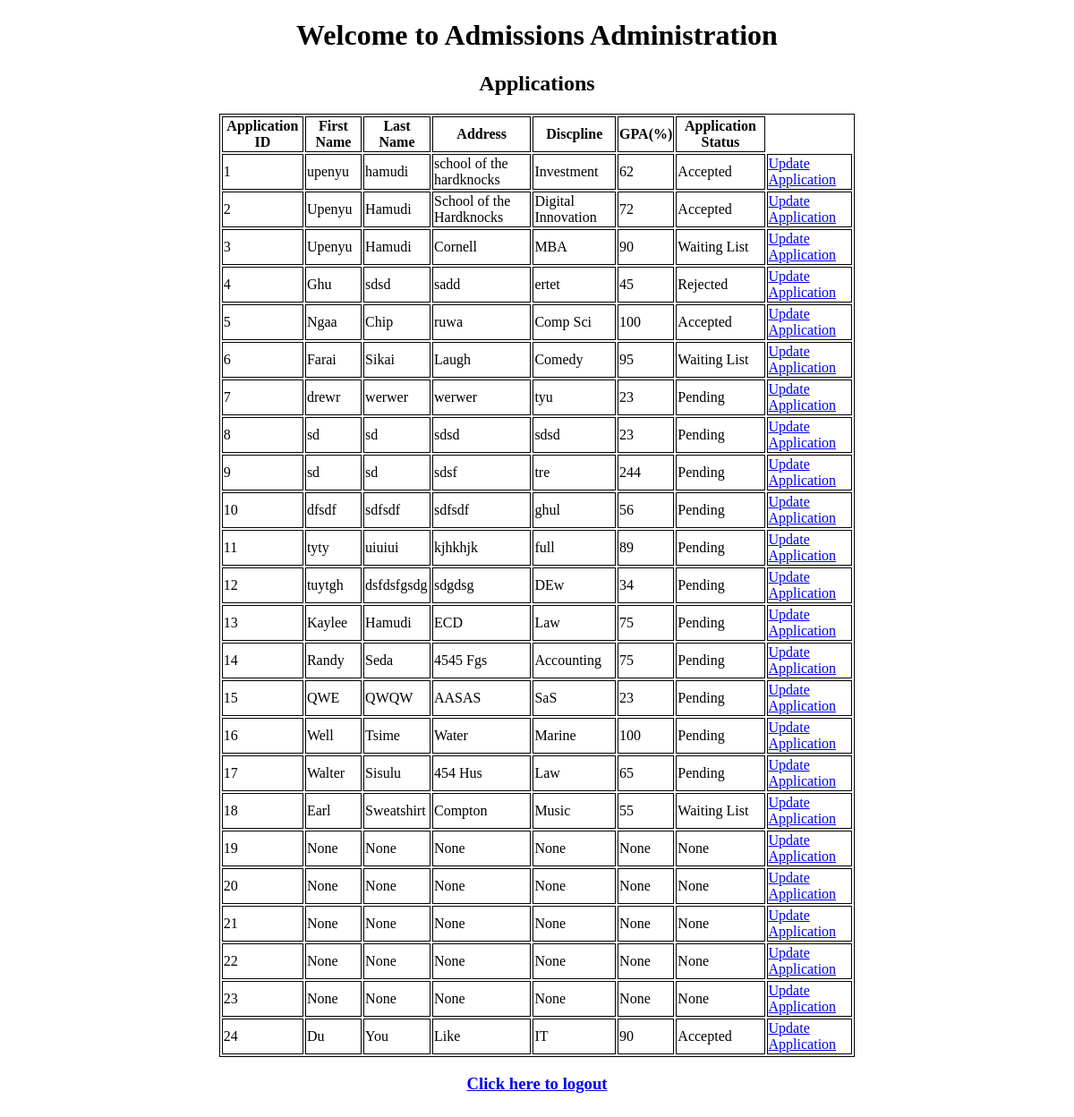
Before: /admin_dashboard with the older database file.
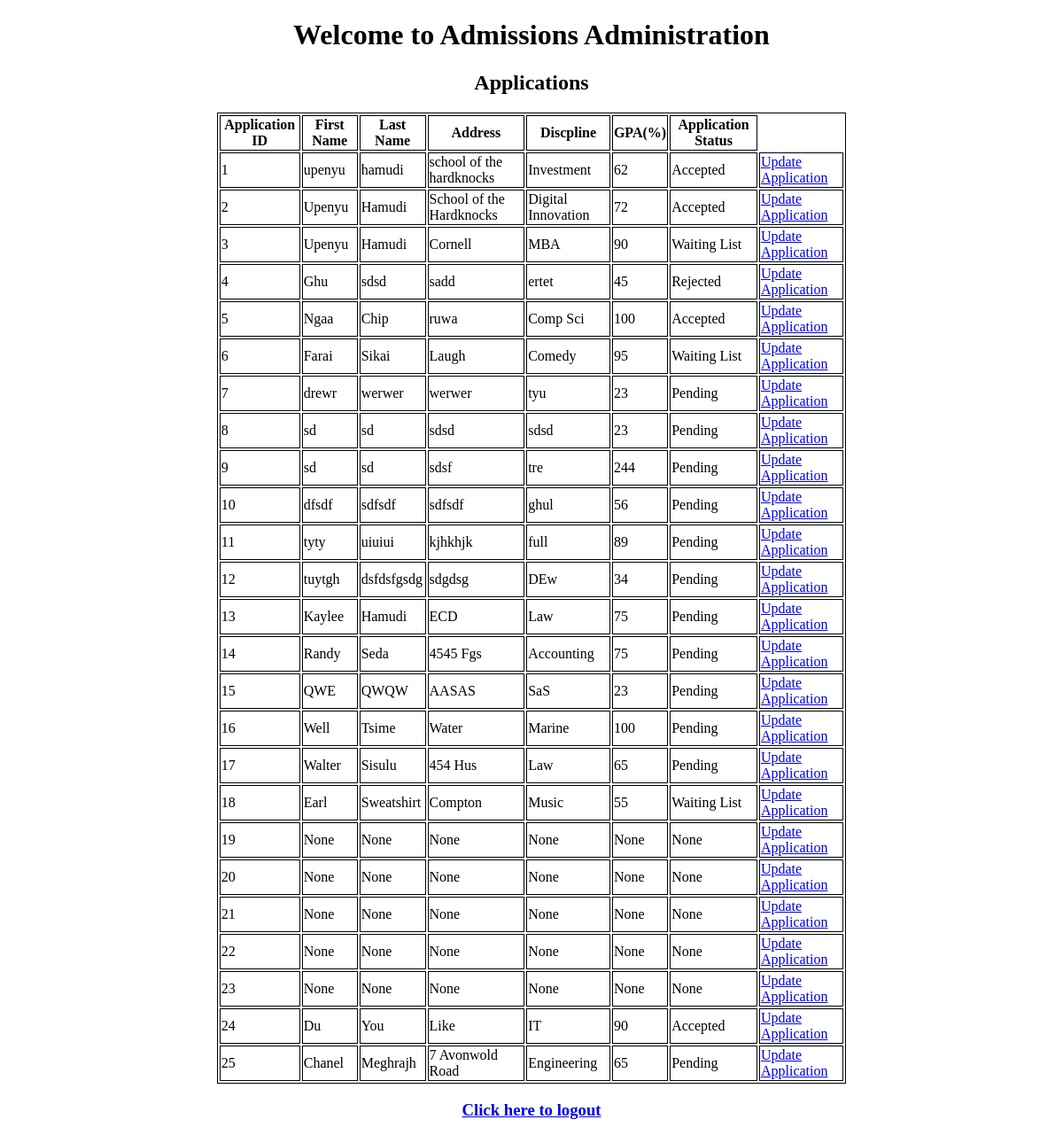
After: the same page with the newer database file.
### app.py (models this page shows)
class Forms(db.Model, UserMixin):
    form_id = db.Column(db.Integer, primary_key=True)
    firstname = db.Column(db.String(50), nullable=False)
    lastname = db.Column(db.String(50), nullable=False)
    address = db.Column(db.String(100), nullable=False)
    discipline = db.Column(db.String(50), nullable=False)
    gpa = db.Column(db.String(10), nullable=False)
    application_status = db.Column(db.String(20), nullable=False)
    user_id = db.Column(db.Integer, nullable=False)

### app.py (the view)
@app.route('/admin_dashboard', methods = ['GET','POST'])
def admin_dashboard():
    user_id = request.args.get('user_id')
    applications = Forms.query.all()
    return render_template('admin_dashboard.html',user = user_id, data=applications)

### templates/admin_dashboard.html (shortened to what this page needs)
<!DOCTYPE html>
<html lang="en">
<head>
</head>
<body style = "background: url(https://wallpaperaccess.com/full/1567833.jpg); background-size: 100%;">
    <h1><center>Welcome to Admissions Administration</center></h1>
    <h2><center>Applications</center></h2>
    <table class="center", width=60%>
        <thead>
            <th>Application ID</th>
            <th>First Name</th>
            <th>Last Name</th>
            <th>Address</th>
            <th>Discpline</th>
            <th>GPA(%)</th>
            <th>Application Status</th>
        </thead>
        <tbody>
            {% for row in data %}
            <tr>
                <td id = "form_id"> {{ row.form_id }}</td>
                <td> {{ row.firstname }}</td>
                <td> {{ row.lastname }}</td>
                <td> {{ row.address }}</td>
                <td> {{ row.discipline }}</td>
                <td> {{ row.gpa }}</td>
                <td> {{row.application_status}}</td>
                <td> <a href="{{url_for('update_application', form_id = row.form_id)}}">Update Application</a></td>
            </tr>
            {% endfor %}
        </tbody>
    </table>
    <a href="{{url_for('logout')}}"><h3><center>Click here to logout</center></h3></a><br>

### templates/admin_dashboard.html (style rules this page uses)
body { font-family: Calibri; font-size: 12pt; }
table, th, td { border:1px solid black; }
table.center { margin-left: auto; margin-right: auto; }

Changed rows visible on the page:
added Forms: form_id "25", firstname "Chanel", lastname "Meghrajh", address "7 Avonwold Road", discipline "Engineering", gpa "65", application_status "Pending"
